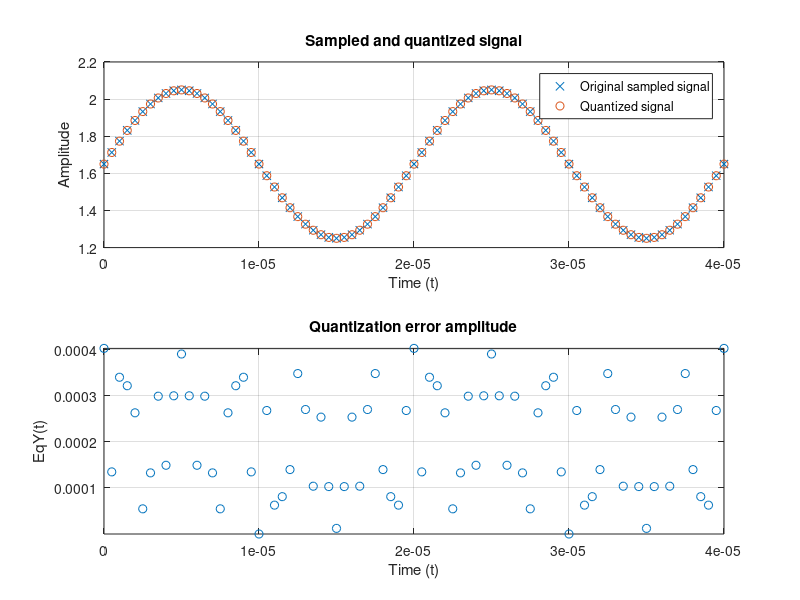
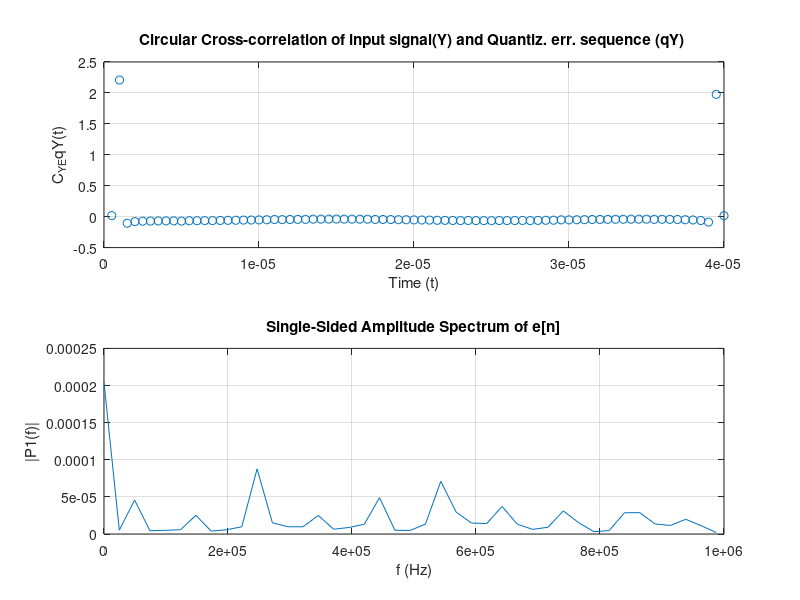

The MATLAB script that drew these images, in order:
% SCRIPT - ADC Quantization error analysis
% v1.0

% COMMENTS IN USAGE %
% The representation of the spectrum of the discrete quantization error can
% be improved by sampling more than 2 periods i choose for this
% example. I chose 2 only to visualize better the quantized signal and its
% associated quantizion error.

% ----------Config ADC---------- % 
Nbits = 12;
Vref = 3.3;
LSB = Vref/(2^Nbits);

% ----------Signals to be sampled---------- %
f1 = 50*10^3 ;  % Signal freq of 50kHz
Vcc1 = 1.65;  
A1 = 0.4;   % Sin amplitude
y1 = @(t) Vcc1 + A1*sin(2*pi*f1*t) ;    % Sinusoidal signal example with Vcc value !=0

% ----------Sampling interval---------- %
fs = 2*10^6 ; % Sampling freq of 1MHz
t1 = 0 ;
t2 = 2/f1 ;  % Sampling 2 periods of y1
Ts = 1/fs ;
t = [t1:Ts:t2];

% ----------Sampled signal---------- %
Y = y1(t);

% ----------Quantized signal---------- %
partition = 0+LSB/2:LSB/2:Vref;     % Under this intervals, the signal is quantized
codebook = 0:LSB/2:Vref;            % rounding down (floor)
[ind,qY] = quantiz(Y,partition,codebook);  % Obtention of quantized signal (qY)

% ----------Quantization error sequence---------- %
EqY = Y - qY;  % Discrete sequence: quantiz. error

% ----------Circular Cross-correlation of input signal(Y) and Quantiz. err. sequence (EqY) ---------- %
C_Y_EqY = ifft(fft(Y.*conj(fft(qY))));

% ----------Single-Sided Amplitude Spectrum of EqY---------- %
L = length(EqY);             % Length of signal
Eq1f = fft(EqY);
P2 = abs(Eq1f/L);
P1 = P2(1:L/2+1);
P1(2:end-1) = 2*P1(2:end-1);
f = fs*(0:(L/2))/L;


% ----------Plotting---------- %
figure(1)
subplot(2,1,1)
plot(t, Y,'x')
hold on;

plot(t,qY,'o')
title('Sampled and quantized signal')
xlabel('Time (t)')
ylabel('Amplitude')
legend('Original sampled signal','Quantized signal');
xlim([0 t2])
grid

subplot(2,1,2)
plot(t,EqY,'o')
title('Quantization error amplitude')
xlabel('Time (t)')
ylabel('EqY(t)')
axis([0 t2 min(EqY) max(EqY)])
grid

figure(2)
subplot(2,1,1)
plot(t(2:end),C_Y_EqY(2:end),'o')
title('Circular Cross-correlation of input signal(Y) and Quantiz. err. sequence (qY) ')
xlabel('Time (t)')
ylabel('C_Y_EqY(t)')
grid

subplot(2,1,2)
plot(f,P1) 
title('Single-Sided Amplitude Spectrum of e[n]')
xlabel('f (Hz)')
ylabel('|P1(f)|')
grid
